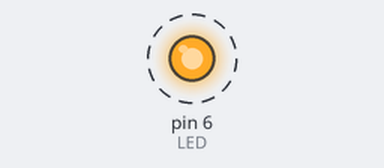
The sketch below on a simulated Arduino Uno, built with avr-gcc and run on an emulated ATmega328P. On the bench: output pins drawn as LEDs (lit = HIGH). Dashed ring = blinking.

Above: at 0.5 s.
Timing chart, 0 to 4.6 s (numbered marks = the images above):
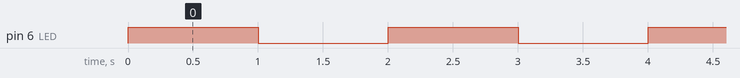

The sketch:

01_blink.ino
```cpp
#define LED 6
#define DELAY 1000

void setup() {
  pinMode(LED, OUTPUT);
}

void loop() {
  digitalWrite(LED, HIGH);
  delay(DELAY);
  digitalWrite(LED, LOW);
  delay(DELAY);
}
```

Measured:
- by itself, pin 6 (LED): alternates HIGH for 1.0 s and LOW for 1.0 s
